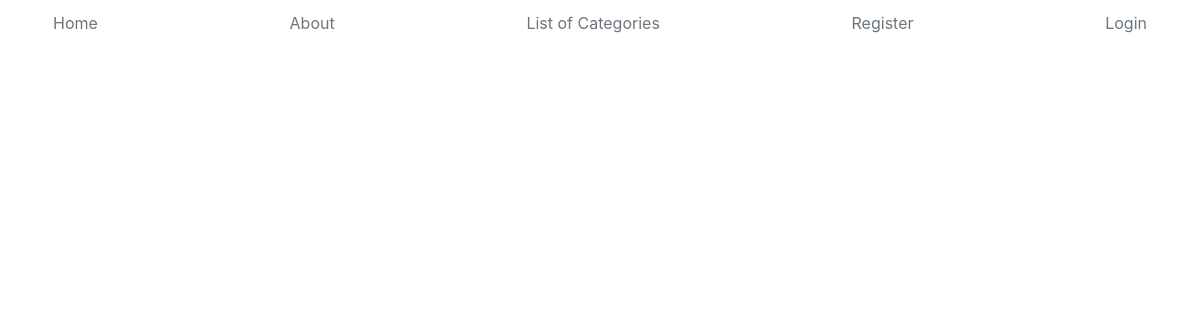
The page /blog/category/hiking on the database as committed earlier.
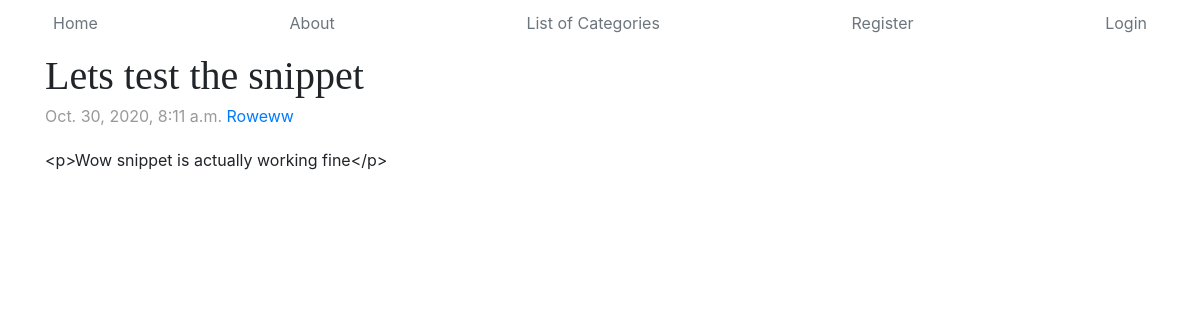
The same page on the database as committed later.
### blog/models.py (models this page shows, shortened)
class Post(models.Model):
    title = models.CharField(max_length=255)
    blog_image = models.ImageField(null=True,blank=True, upload_to="images/")
    author = models.ForeignKey(User,on_delete=models.CASCADE,blank=True)
    content = RichTextField(blank=True,null=True)
    snippet = models.CharField(max_length=255)
    featured = models.BooleanField(default=True)
    timestamp = models.DateTimeField(auto_now_add=True)
    category = models.ForeignKey(CategoryModel,on_delete=models.SET_NULL,null=True)
    likes = models.ManyToManyField(User, related_name='blog_posts')
    def __str__(self):
        return self.title + ' | '+ str(self.author)

### blog/views.py (the view)
# urls.py: path('category/<slug:slug>',CategoryView,name="category"),
def CategoryView(request,slug):
    category_list = Post.objects.filter(category__slug=slug)
    print(category_list)
    context = {
        'cat_name': slug,
        'category_list':category_list
    }
    return render(request,"blog/categories.html",context)

### blog/templates/blog/categories.html (shortened to what this page needs)
{% extends 'base.html' %}
{% load static%}
{% block content %}
  <body>
    <div class="container">
        {% include 'includes/navbar.html' %}
        {% for post in category_list %}
          <div class="blog-post">
            <h2 class="blog-post-title">{{ post.title }}</h2>
            <p class="blog-post-meta">{{ post.timestamp }} <a href="#">{{ post.author }}</a></p>
            <p>{{ post.content | truncatewords:20}}
          </div>
        {% endfor %}
    </div>
 {% endblock %}

Rows that differ between the two databases and show on the page:
added Post: title "Lets test the snippet", timestamp "Oct. 30, 2020, 8:11 a.m.", author "Roweww", content "<p>Wow snippet is actually working fine</p>"
